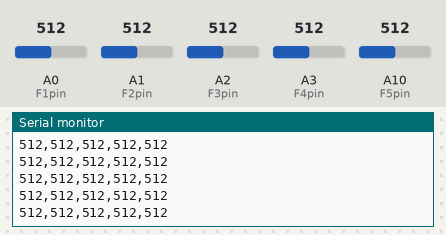
A sketch run on a simulated Arduino Mega 2560, built with avr-gcc and run on an emulated ATmega2560. Parts: the last lines printed to the serial monitor. Inputs (shaded band) come from the test bench; at power-on: A1 (F2pin) = 512, A2 (F3pin) = 512, A0 (F1pin) = 512, A3 (F4pin) = 512, A10 (F5pin) = 512.

Above: at 4.2 s.
4.3 s: A1 (F2pin) set to 110
At 5.0 s:
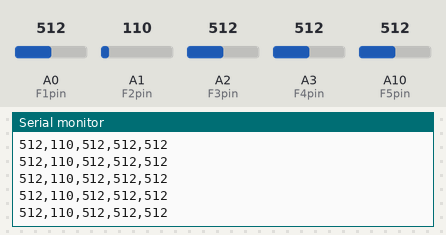
7.3 s: A1 (F2pin) set to 95
At 8.3 s:
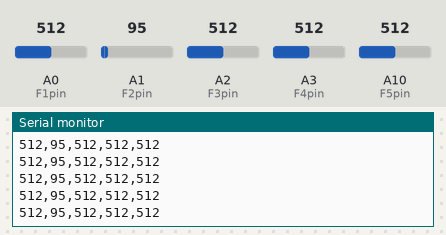
10.3 s: A2 (F3pin) set to 109
At 11.2 s:
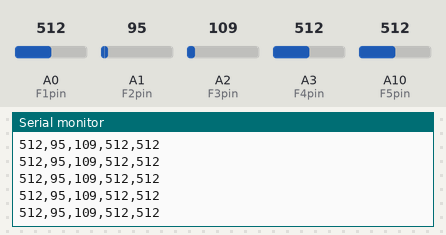
11.8 s: A2 (F3pin) set to 92
At 12.4 s:
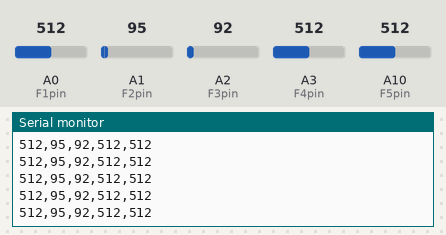
Timing chart, 0 to 14.8 s (numbered marks = the images above; inputs shaded):
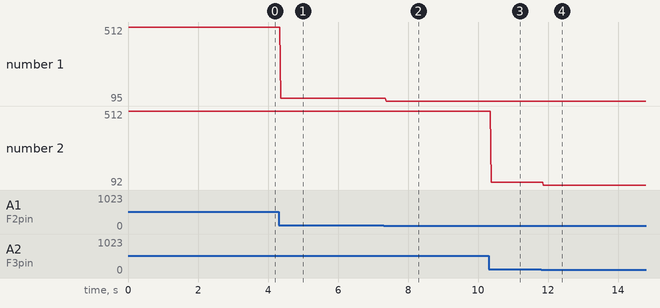

The sketch:

FSR_code.ino
```cpp
// Collection parameters
int sampling_freq = 10; // collect every 10 ms (100 Hz)

// Connect FSR to analog pins A0, A1, A2, A3, A10
int F1pin = A0;
int F2pin = A1;
int F3pin = A2;
int F4pin = A3;
int F5pin = A10;

// Define F1, F2, F3, F4, F5 to get analog readings
int F1;
int F2;
int F3;
int F4;
int F5;

// Define headers variable for data output
String headers = "F1,F2,F3,F4,F5";
bool header = true;

// put your setup code here, to run once:
void setup() {
  Serial.begin(9600);
  while(!Serial){}; // do nothing if serial not connected
}

// put your main code here, to run repeatedly:
void loop() {

  // Print column headers
  while(header){
    Serial.print(headers);
    Serial.println();
    header = false;
  }

  // Read data from sensors
  F1 = analogRead(F1pin);
  F2 = analogRead(F2pin);
  F3 = analogRead(F3pin);
  F4 = analogRead(F4pin);
  F5 = analogRead(F5pin);

  // Print data in serial monitor
  Serial.print(F1); // print reading for F1
  Serial.print(",");
  Serial.print(F2); // print reading for F2
  Serial.print(",");
  Serial.print(F3); // print reading for F3
  Serial.print(",");
  Serial.print(F4); // print reading for F4
  Serial.print(",");
  Serial.print(F5); // print reading for F5
  Serial.println(); // print new line

  // sampling rate
  delay(sampling_freq);
}
```

Measured:
- after the input at 4.3 s, the serial monitor: prints a new line after 0.06 s (image 1)
- after the input at 7.3 s, the serial monitor: prints a new line after 0.08 s (image 2)
- after the input at 10.3 s, the serial monitor: prints a new line after 0.07 s (image 3)
- after the input at 11.8 s, the serial monitor: prints a new line after 0.07 s (image 4)
- plotted number 1: 512 → 110 after the input at 4.3 s, 110 → 95 after the input at 7.3 s
- plotted number 2: 512 → 109 after the input at 10.3 s, 109 → 92 after the input at 11.8 s
